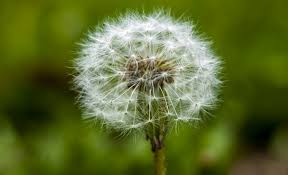
#> input picture P6/hh.jpg, 288 x 175 px
$ python Implementasi-HCD.py
#> lines starting #> are read from the running program, lines starting #| are printed output that depends on the picture
import cv2
import numpy as np

# Membaca gambar dalam grayscale
image = cv2.imread('hh.jpg', 0)
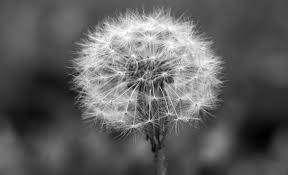
#> image: shape (175, 288); min 0, max 255, mean 95.5

# Konversi gambar ke tipe float32
gray = np.float32(image)

# Menerapkan Harris Corner Detector
dst = cv2.cornerHarris(gray, 2, 3, 0.04)

# Dilasi untuk menonjolkan sudut yang terdeteksi
dst = cv2.dilate(dst, None)
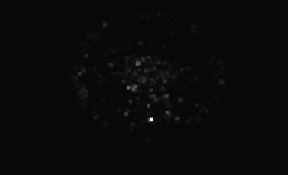
#> dst: shape (175, 288) float32; min -966180.8, max 28668516, mean 140644.3; drawn with min black and max white

# Konversi gambar grayscale ke BGR
image_color = cv2.cvtColor(image, cv2.COLOR_GRAY2BGR)

# Thresholding untuk menandai sudut
image_color[dst > 0.01 * dst.max()] = [0, 0, 255]
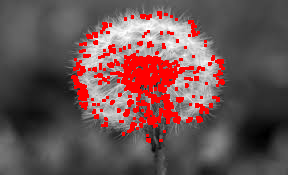
#> image_color: shape (175, 288, 3); mean B, G, R 81.8, 81.8, 107.7

# Menampilkan hasil
cv2.imshow('Harris Corners', image_color)
cv2.waitKey(0)
cv2.destroyAllWindows()
